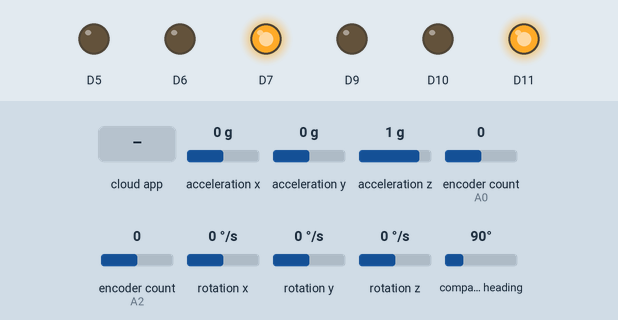
A sketch run on a simulated Arduino Zero (SAMD21). Parts: output pins drawn as LEDs (lit = HIGH). The inputs (shaded band) are chosen by the test bench; at power-on: encoder count (sensors on A0, A2) 0, acceleration x 0 g, acceleration y 0 g, acceleration z 1 g, rotation x 0 °/s, rotation y 0 °/s, rotation z 0 °/s, compass heading 90°. The ROS host is connected and sends only what is stated.

Above: at 2.2 s.
2.3 s: the phone or cloud app sets angular.z to -100
At 3.9 s:
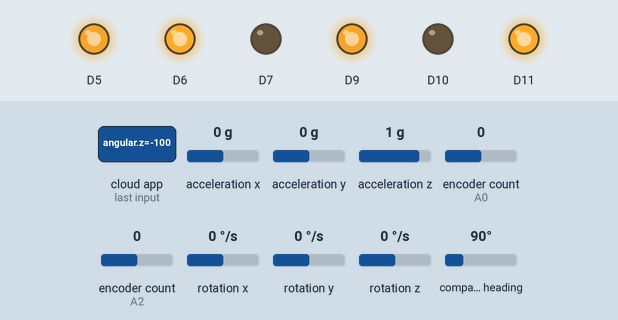
5.3 s: the phone or cloud app sets linear.x to -100
At 6.8 s:
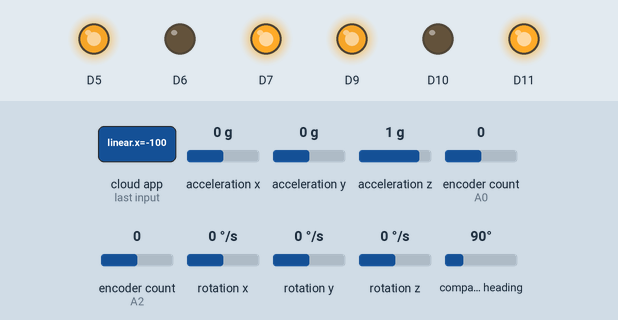
7.1 s: the phone or cloud app sets linear.x to 100
At 10.0 s:
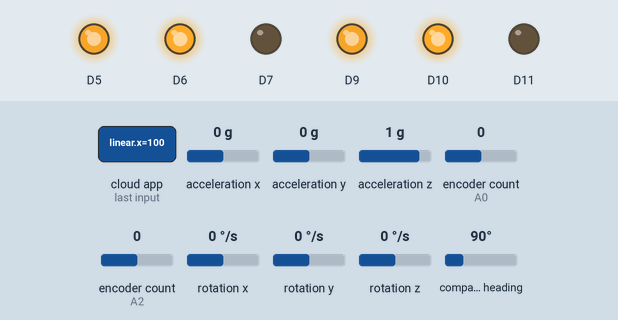
10.1 s: the phone or cloud app sets linear.x to -100
At 10.55 s:
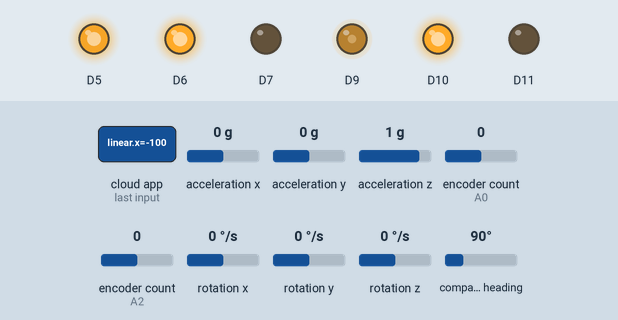
13.1 s: the phone or cloud app sets linear.x to 100
At 14.04 s:
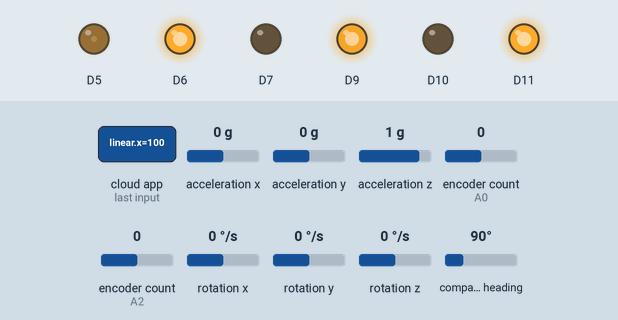
16.1 s: encoder count (sensor on A0) set to 1
Timing chart, 0 to 18.6 s (numbered marks = the images above; inputs shaded):
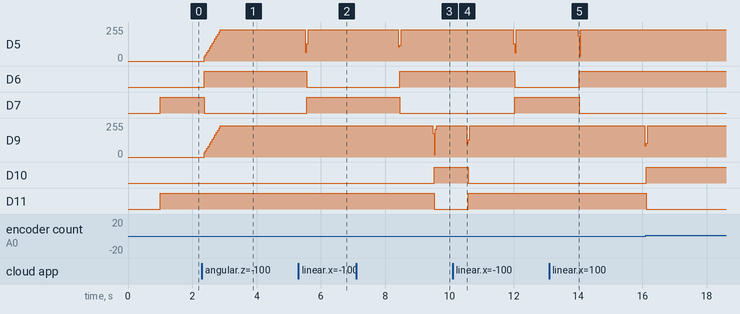

Measured:
- after the input at 2.3 s, D5, D9: moves from 0/255 to 236/255 over 0.51 s, starting after 0.07 s; D6: LOW → HIGH after 0.07 s; D7: HIGH → LOW after 0.07 s
- after the input at 5.3 s, D5: 236/255 → 65/255 after 0.22 s, → 128/255 0.04 s later, → 236/255 0.04 s later; D6: HIGH → LOW after 0.26 s; D7: LOW → HIGH after 0.26 s
- after the input at 7.1 s, D5: 236/255 → 108/255 after 1.3 s, → 118/255 0.04 s later, → 236/255 0.04 s later; D6: LOW → HIGH after 1.4 s; D7: HIGH → LOW after 1.4 s; D9: 236/255 → 177/255 after 2.4 s, → 16/255 0.04 s later, → 209/255 0.04 s later, → 236/255 0.04 s later; D10: LOW → HIGH after 2.4 s
- after the input at 10.1 s, D5: 236/255 → 130/255 after 1.9 s, → 62/255 0.04 s later, → 236/255 0.04 s later; D6: HIGH → LOW after 1.9 s; D7: LOW → HIGH after 1.9 s; D9: 236/255 → 98/255 after 0.44 s, → 129/255 0.04 s later, → 236/255 0.04 s later; D10: HIGH → LOW after 0.48 s
- after the input at 13.1 s, D5: 236/255 → 190/255 after 0.89 s, → 36/255 0.04 s later, → 236/255 0.04 s later; D6: LOW → HIGH after 0.93 s; D7: HIGH → LOW after 0.93 s; D9: 236/255 → 83/255 after 3.0 s

The sketch:

ros_class_input_v_w.ino
```cpp
#define ENCODER_OPTIMIZE_INTERRUPTS
#include <Encoder.h>
#include <Wire.h>
#include <Adafruit_Sensor.h>
#include <Adafruit_BNO055.h>
#include <utility/imumaths.h>
Adafruit_BNO055 bno = Adafruit_BNO055(-1, 0x28);
#include <ros.h>
#include <std_msgs/String.h>
#include <std_msgs/Empty.h>
#include <geometry_msgs/Twist.h>

double v_in =0;
double w_in =0;

ros::NodeHandle  nh;
void messageCb( const geometry_msgs::Twist& toggle_msggg){
  v_in = toggle_msggg.linear.x;
  w_in = toggle_msggg.angular.z;
}


ros::Subscriber<geometry_msgs::Twist> sub_cmd_vel("cmd_vel", messageCb );

class Motor{

  public:
    Motor(double m_dt, int m_dir_pin1, int m_dir_pin2, int m_pwm_pin,int m_read_pin1,int m_read_pin2);
    Encoder* motorencoder;
    double target_rpm_l;
    double target_rpm_r;
    double target_rpm;
    double measured_rpm;
    double last_err;
    double dt,dtt;
    double err, err_i, err_d;
    double kp, kd, ki;
    double output;
    long pulse;
    double gear_ratio;
    double wheel;
    double base_long;


    void controlByPID();
    void computeError();
    void inputdata();
    void readdata();
    void setupPID(double m_kp, double m_ki, double m_kd);
    void setRPMs(double m_target_rpm, double m_measured_rpm);

  private:
    int dir_pin1, dir_pin2, pwm_pin;

};

Motor m1(0.04, 10, 11, 9, 14, 15), m2(0.04, 6, 7, 5, 16, 17);

Motor::Motor(double m_dt, int m_dir_pin1, int m_dir_pin2, int m_pwm_pin,int m_read_pin1,int m_read_pin2){
  motorencoder = new Encoder(m_read_pin1,m_read_pin2);
  gear_ratio = 30.0;
  wheel = 0.065;
  base_long = 0.081;
  dt = m_dt;
  dtt= m_dt*1000;
  err = 0.0;
  err_i = 0.0;
  err_d = 0.0;
  last_err = 0.0;
  output = 0.0;
  dir_pin1 = m_dir_pin1;
  dir_pin2 = m_dir_pin2;
  pwm_pin = m_pwm_pin;

  pinMode(m_dir_pin1, OUTPUT);
  pinMode(m_dir_pin2, OUTPUT);
  pinMode(m_pwm_pin, OUTPUT);
  analogWriteFrequency(m_pwm_pin,93750);
  analogWriteResolution(10);
}

void Motor::setRPMs(double m_target_rpm, double m_measured_rpm){
  target_rpm = m_target_rpm;
  measured_rpm = m_measured_rpm;
}

void Motor::setupPID(double m_kp, double m_ki, double m_kd){
  kp = m_kp;
  ki = m_ki;
  kd = m_kd;
}

void Motor::controlByPID(){

  output = kp * err + ki *err_i + kd* err_d;
  //once we get output we can set direction
  if(output>0){
    output = min(output,950);
    digitalWrite(dir_pin1,HIGH);
    digitalWrite(dir_pin2,LOW);
    analogWrite(pwm_pin, output);
  }
  else{
    output = output * -1.0;
    output = min(output,950);
    digitalWrite(dir_pin1,LOW);
    digitalWrite(dir_pin2,HIGH);
    analogWrite(pwm_pin, output);
  }

}

void Motor::computeError(){
  err = target_rpm - measured_rpm;
  err_i = err_i + err * dt;
  err_d = (err - last_err)/dt;
  last_err = err;
}

void Motor::inputdata(){
    double m_v_input = v_in*1.0;
    double m_w_input = w_in*1.0;
    double target_r = m_v_input*gear_ratio/3.14159/wheel*4*60;
    double target_l = m_v_input*gear_ratio/3.14159/wheel*4*60;
    double m_required_v_r = base_long * m_w_input;
    double m_required_v_l = -1.0*base_long * m_w_input;
    double target_rotation_r = m_required_v_r*gear_ratio/3.14159/wheel*4*60;
    double target_rotation_l = m_required_v_l*gear_ratio/3.14159/wheel*4*60;
    double tar_rpm_L=target_r + target_rotation_r;
    double tar_rpm_R=target_l + target_rotation_l;
    target_rpm_l = tar_rpm_L;
    target_rpm_r = tar_rpm_R;
  }

void Motor::readdata(){
  pulse = motorencoder->read();
  measured_rpm = (pulse*1/dt*60)/13;
  motorencoder->write(0);
}

double getAngvel(){
  double result;
  sensors_event_t angVelocityData;
  bno.getEvent(&angVelocityData,Adafruit_BNO055::VECTOR_GYROSCOPE);
  result = angVelocityData.gyro.z;
  return result;
}


void setup() {
  nh.initNode();
  nh.subscribe(sub_cmd_vel);
  //Serial.begin(115200);
  if(!bno.begin())
  {
    while(1);
  }
  delay(1000);
}

void loop() {

  double angvel = getAngvel();

  m1.inputdata();
  m1.readdata();
  m2.readdata();

  m1.setupPID(0.02, 0.6, 0.00000001);
  m2.setupPID(0.02, 0.6, 0.00000001);

  m1.setRPMs(m1.target_rpm_l, m1.measured_rpm);
  m2.setRPMs(m1.target_rpm_r, m1.measured_rpm);

  m1.computeError();
  m2.computeError();

  m1.controlByPID();
  m2.controlByPID();

  nh.spinOnce();
  delay(m1.dtt);

//Serial.printf("m1 cur rpm: %.2f  ,m2 cur rpm: %.2f  ,m1 tar rpm: %.2f  ,m2 tar rpm: %.2f\n", m1.measured_rpm_l,m1.measured_rpm_r,m1.target_rpm_l,m1.target_rpm_r);
//Serial.printf("angv: %.2f\n", angvel);
;
}
```
